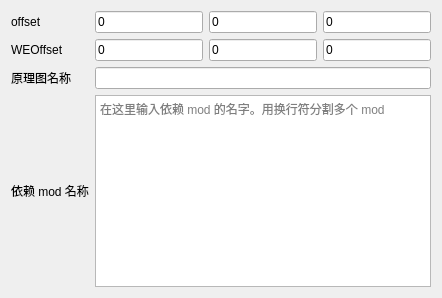
              <widget class="QWidget" name="tab_8">
               <attribute name="title">
                <string>WE原理图</string>
               </attribute>
               <layout class="QGridLayout" name="gridLayout_21">
                <item row="0" column="0">
                 <widget class="QLabel" name="label_8">
                  <property name="text">
                   <string>offset</string>
                  </property>
                 </widget>
                </item>
                <item row="2" column="1" colspan="3">
                 <widget class="QLineEdit" name="le_WE_region_name">
                  <property name="sizePolicy">
                   <sizepolicy hsizetype="Expanding" vsizetype="Fixed">
                    <horstretch>0</horstretch>
                    <verstretch>0</verstretch>
                   </sizepolicy>
                  </property>
                 </widget>
                </item>
                <item row="1" column="0">
                 <widget class="QLabel" name="label_9">
                  <property name="text">
                   <string>WEOffset</string>
                  </property>
                 </widget>
                </item>
                <item row="0" column="2">
                 <widget class="QLineEdit" name="le_WE_offset_Y">
                  <property name="sizePolicy">
                   <sizepolicy hsizetype="Expanding" vsizetype="Fixed">
                    <horstretch>0</horstretch>
                    <verstretch>0</verstretch>
                   </sizepolicy>
                  </property>
                  <property name="text">
                   <string>0</string>
                  </property>
                 </widget>
                </item>
                <item row="0" column="3">
                 <widget class="QLineEdit" name="le_WE_offset_Z">
                  <property name="sizePolicy">
                   <sizepolicy hsizetype="Expanding" vsizetype="Fixed">
                    <horstretch>0</horstretch>
                    <verstretch>0</verstretch>
                   </sizepolicy>
                  </property>
                  <property name="text">
                   <string>0</string>
                  </property>
                 </widget>
                </item>
                <item row="2" column="0">
                 <widget class="QLabel" name="label_10">
                  <property name="text">
                   <string>原理图名称</string>
                  </property>
                 </widget>
                </item>
                <item row="1" column="1">
                 <widget class="QLineEdit" name="le_WE_weoffset_X">
                  <property name="sizePolicy">
                   <sizepolicy hsizetype="Expanding" vsizetype="Fixed">
                    <horstretch>0</horstretch>
                    <verstretch>0</verstretch>
                   </sizepolicy>
                  </property>
                  <property name="text">
                   <string>0</string>
                  </property>
                 </widget>
                </item>
                <item row="1" column="2">
                 <widget class="QLineEdit" name="le_WE_weoffset_Y">
                  <property name="sizePolicy">
                   <sizepolicy hsizetype="Expanding" vsizetype="Fixed">
                    <horstretch>0</horstretch>
                    <verstretch>0</verstretch>
                   </sizepolicy>
                  </property>
                  <property name="text">
                   <string>0</string>
                  </property>
                 </widget>
                </item>
                <item row="1" column="3">
                 <widget class="QLineEdit" name="le_WE_weoffset_Z">
                  <property name="sizePolicy">
                   <sizepolicy hsizetype="Expanding" vsizetype="Fixed">
                    <horstretch>0</horstretch>
                    <verstretch>0</verstretch>
                   </sizepolicy>
                  </property>
                  <property name="text">
                   <string>0</string>
                  </property>
                 </widget>
                </item>
                <item row="0" column="1">
                 <widget class="QLineEdit" name="le_WE_offset_X">
                  <property name="sizePolicy">
                   <sizepolicy hsizetype="Expanding" vsizetype="Fixed">
                    <horstretch>0</horstretch>
                    <verstretch>0</verstretch>
                   </sizepolicy>
                  </property>
                  <property name="text">
                   <string>0</string>
                  </property>
                 </widget>
                </item>
                <item row="3" column="0">
                 <widget class="QLabel" name="label_11">
                  <property name="text">
                   <string>依赖 mod 名称</string>
                  </property>
                 </widget>
                </item>
                <item row="3" column="1" colspan="3">
                 <widget class="QPlainTextEdit" name="le_WE_mods">
                  <property name="sizePolicy">
                   <sizepolicy hsizetype="Preferred" vsizetype="Preferred">
                    <horstretch>0</horstretch>
                    <verstretch>0</verstretch>
                   </sizepolicy>
                  </property>
                  <property name="placeholderText">
                   <string>在这里输入依赖 mod 的名字。用换行符分割多个 mod</string>
                  </property>
                 </widget>
                </item>
               </layout>
              </widget>
